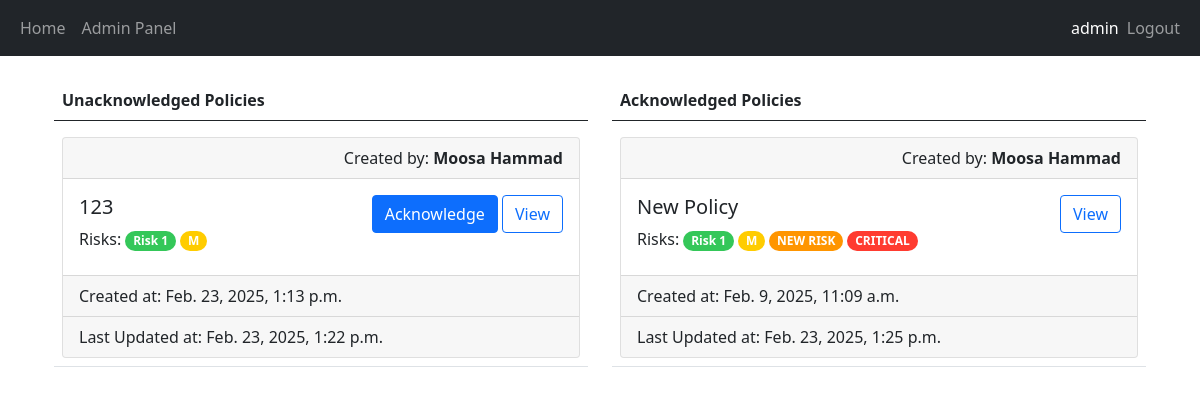
Page /view-policy-acknowledgment (signed in) on the committed database.
### security/models.py (models this page shows, shortened)
class Policy(models.Model):
    Status = [
        ("DRAFT", "Draft"),
        ("IN_REVIEW", "In Review"),
        ("APPROVED", "Approved"),
        ("ACTIVE", "Active"),
        ("ARCHIVED", "Archived"),
    ]
    title = models.CharField(max_length=100)
    content = models.TextField(max_length=250)
    status = models.CharField(max_length=25, choices=Status, default="DRAFT")
    created_by = models.ForeignKey(User, on_delete=models.CASCADE)
    created_at = models.DateTimeField(auto_now_add=True)
    updated_at = models.DateTimeField(auto_now=True)
    risks = models.ManyToManyField(Risk)
    compliance_standards = models.ManyToManyField(ComplianceStandard)
    tracker = FieldTracker()
    version_count = models.IntegerField(default=0)

class Risk(models.Model):
    Severity_Levels = [
        ("LOW", "Low"),
        ("MEDIUM", "Medium"),
        ("HIGH", "High"),
        ("CRITICAL", "Critical"),
    ]
    name = models.CharField(max_length=100)
    description = models.TextField(max_length=250)
    severity = models.CharField(max_length=100, choices=Severity_Levels, default="LOW")
    updated_at = models.DateTimeField(auto_now=True)
    tracker = FieldTracker()

### security/views.py (the view, shortened to what this page needs)
# urls.py: path('view-policy-acknowledgment', views.view_policy_acknowledgment, name='view_policy_acknowledgment'),
@login_required(login_url="/login")
@permission_required(["security.view_policyacknowledgment", "security.change_policyacknowledgment"], login_url="/access-denied")
def view_policy_acknowledgment(request):
    acknowledged_policies = []
    for policy_acknowledgment in PolicyAcknowledgment.objects.filter(user = request.user):
        if policy_acknowledgment.policy.status == 'ACTIVE': acknowledged_policies.append(policy_acknowledgment.policy)
    unacknowledged_policies = Policy.objects.exclude(id__in=[policy.id for policy in acknowledged_policies])
    unacknowledged_policies = unacknowledged_policies.filter(status = 'ACTIVE')
    return render(request, 'security/list_policy_acknowledgment.html', {"unacknowledged_policies": unacknowledged_policies, "acknowledged_policies": acknowledged_policies})

### security/templates/security/list_policy_acknowledgment.html (shortened to what this page needs)
{% extends 'main/base.html' %}
{% block content %}
<div class="container">
<div class="row">
    <div class="col">
        <table class="table">
            <thead>
                <tr>
                <th scope="col">Unacknowledged Policies</th>
                </tr>
            </thead>
            <tbody>
                {% for policy in unacknowledged_policies %}
                <tr><td>
                <div class="card mt-2">
                    <div class="card-header text-end">Created by: <strong>{{ policy.created_by.first_name }} {{ policy.created_by.last_name }}</strong></div>
                    <div class="card-body d-flex flex-row justify-content-between">
                        <div class="card-title">
                            <h5>{{ policy.title }}</h5>
                            <span>Risks: </span>
                            {% for risk in policy.risks.all %}
                                <span class="badge rounded-pill {{risk.get_severity_display.lower}}-severity">{{risk.name}}</span>
                            {% endfor %}
                        </div>
                        <div>
                            <form method="post">
                                {% if perms.security.change_policyacknowledgment %}
                                <button type="submit" class="btn btn-primary" name="policy-id-acknowledge" value="{{policy.id}}">Acknowledge</button>
                                {% endif %}
                                {% if perms.security.view_policyacknowledgment %}
                                <button type="submit" class="btn btn-outline-primary" name="policy-id-view" value="{{policy.id}}">View</button>
                                {% endif %}
                            </form>
                        </div>
                    </div>
                    <div class="card-footer">Created at: {{ policy.created_at }}</div>
                    <div class="card-footer">Last Updated at: {{ policy.updated_at }}</div>
                </div>
                </td></tr>
                {% empty %}
                    <tr><td>No unacknowledged policies available.</td></tr>
                {% endfor %}
            </tbody>
            </table>
    </div>
    <div class="col">
        <table class="table">
            <thead>
                <tr>
                <th scope="col">Acknowledged Policies</th>
                </tr>
            </thead>
            <tbody>
                {% for policy in acknowledged_policies %}
                <tr><td>
                <div class="card mt-2">
                    <div class="card-header text-end">Created by: <strong>{{ policy.created_by.first_name }} {{ policy.created_by.last_name }}</strong></div>
                    <div class="card-body d-flex flex-row justify-content-between">
                        <div class="card-title">
                            <h5>{{ policy.title }}</h5>
                            <span>Risks: </span>
                            {% for risk in policy.risks.all %}
                                <span class="badge rounded-pill {{risk.get_severity_display.lower}}-severity">{{risk.name}}</span>
                            {% endfor %}
                        </div>
                        <div>
                            <form method="post">
                                {% if perms.security.view_policyacknowledgment %}
                                <button type="submit" class="btn btn-outline-primary" name="policy-id-view" value="{{policy.id}}">View</button>
                                {% endif %}
                            </form>
                        </div>
                    </div>
                    <div class="card-footer">Created at: {{ policy.created_at }}</div>
                    <div class="card-footer">Last Updated at: {{ policy.updated_at }}</div>
                </div>
                </td></tr>
                {% empty %}
                    <tr><td>No acknowledged policies available.</td></tr>
                {% endfor %}
            </tbody>
            </table>
    </div>
</div>
{% endblock %}

### main/templates/main/base.html (shortened to what this page needs)
<!DOCTYPE html>
<html lang="en">
<head>
    <link href="https://cdn.jsdelivr.net/npm/bootstrap@5.0.2/dist/css/bootstrap.min.css" rel="stylesheet">
    {% load static %}
    <link rel="stylesheet" href="{% static 'main/style.css' %}" />
</head>
<body>
    <nav class="navbar navbar-expand-lg navbar-dark bg-dark">
        <div class="container-fluid">
            <div>
                <ul class="navbar-nav">
                    <li class="nav-item">
                        <a class="nav-link" href="/home">Home</a>
                    </li>
                    {% if user.is_superuser %}
                        <li class="nav-item">
                            <a class="nav-link" href="{% url 'admin:index' %}">Admin Panel</a>
                        </li>
                    {% endif %}
                </ul>
            </div>
            <div>
                <ul class="navbar-nav">
                    {% if user.is_authenticated %}
                    <span class="navbar-text text-white">{{ user.username }}</span>
                    <li class="nav-item">
                        <a class="nav-link" href="/logout">Logout</a>
                    </li>
                    {% else %}
                    <li class="nav-item">
                        <a class="nav-link" href="/login">Login</a>
                    </li>
                    {% endif %}
                </ul>
            </div>
        </div>
    </nav>
    <br/>
    <div class="container">
        {% block content %}
        {% endblock %}
    </div>
</body>
</html>

### main/static/main/style.css (style rules this page uses)
.low-severity { background-color: #34C759; }
.medium-severity { background-color: #FFCC00; }
.high-severity { background-color: #FF9500; }
.critical-severity { background-color: #FF3B30; }

### rows in the picture
Policy: created_by.first_name "Moosa", created_by.last_name "Hammad", title "123", {{ policy.id }} 35 (drawn), created_at "Feb. 23, 2025, 1:13 p.m.", updated_at "Feb. 23, 2025, 1:22 p.m."
Risk: name "Risk 1"
Risk: name "M"
Policy: created_by.first_name "Moosa", created_by.last_name "Hammad", title "New Policy", {{ policy.id }} 18 (drawn), created_at "Feb. 9, 2025, 11:09 a.m.", updated_at "Feb. 23, 2025, 1:25 p.m."
Risk: name "NEW RISK"
Risk: name "CRITICAL"

### other values in the picture
{{ user.username }} "admin"
